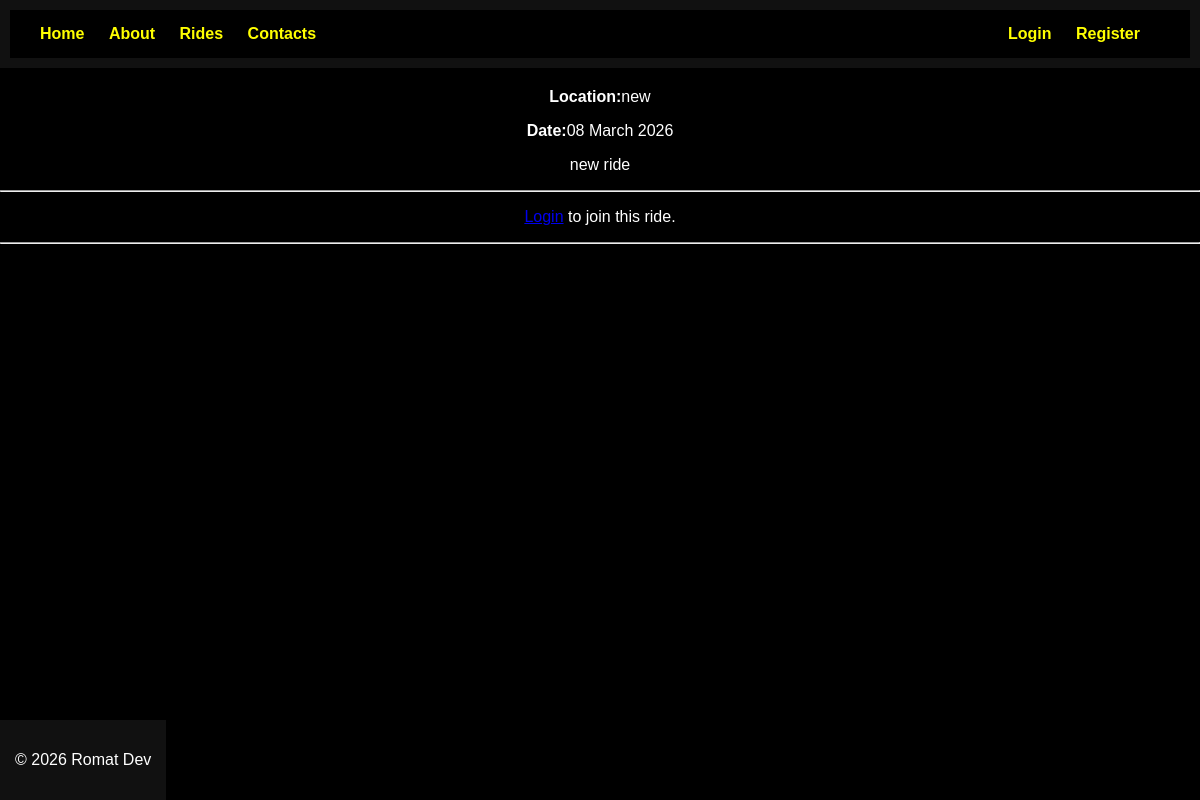
/ride/1, run on an earlier commit of the app's database.
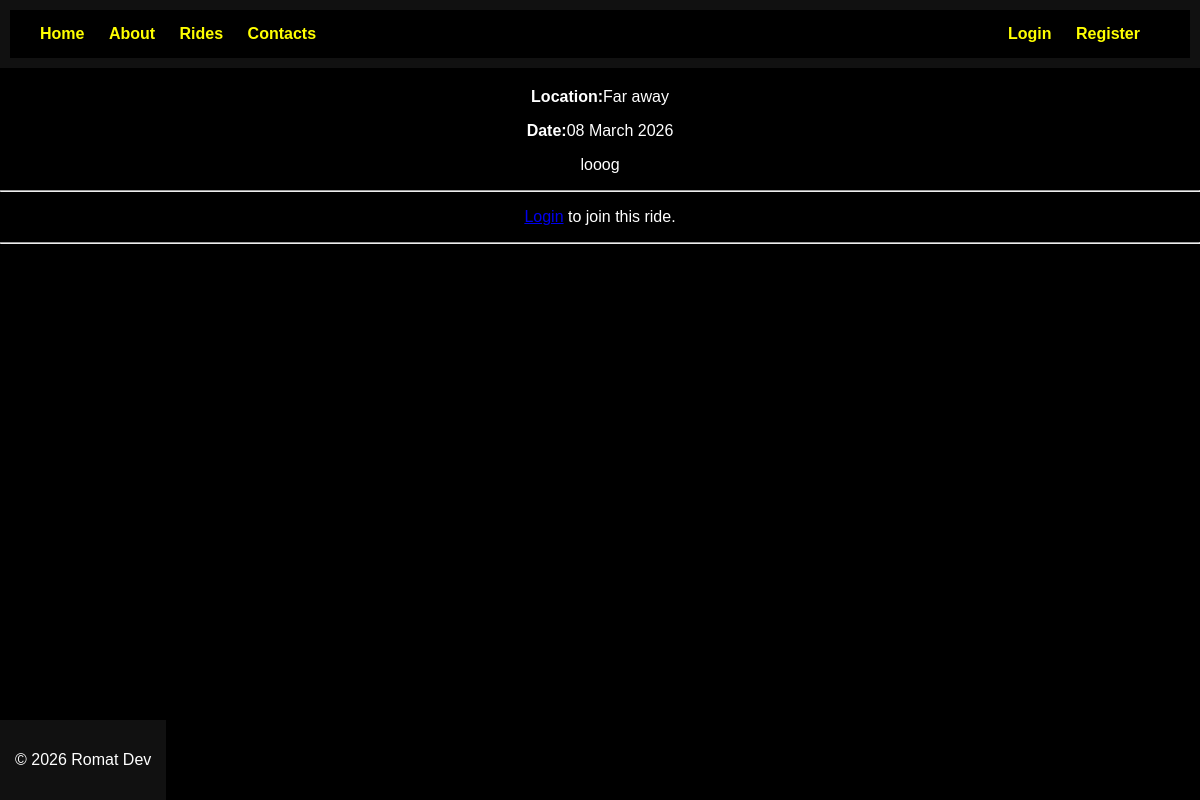
And on a later commit of the database.
### app.py (models this page shows)
class Ride(db.Model):
    id = db.Column(db.Integer, primary_key=True)
    title = db.Column(db.String(200))
    location = db.Column(db.String(200))
    ride_date = db.Column(db.String(100))
    description = db.Column(db.Text)
    created_by = db.Column(db.Integer)
    meeting_points = db.relationship(
        'MeetingPoint',
        backref='ride',
        cascade="all, delete-orphan"
    )
    participants = db.relationship(
        'RideParticipant',
        backref='ride',
        cascade='all, delete-orphan'
    )

### app.py (the view, shortened to what this page needs)
@app.route('/ride/<int:ride_id>', methods=['GET', 'POST'])
def ride_detail(ride_id):
    ride = Ride.query.get_or_404(ride_id)
    meeting_points = MeetingPoint.query.filter_by(ride_id=ride.id).all()
    participant = None
    if current_user.is_authenticated:
        participant = RideParticipant.query.filter_by(
            ride_id=ride.id,
            user_id=current_user.id
        ).first()
    participants = RideParticipant.query.filter_by(ride_id=ride.id).all()
    ride_participants = []
    for p in participants:
        user = User.query.get(p.user_id)
        ride_participants.append({
            'username': user.username,
            'meeting_point': p.meeting_point
        })
    return render_template(
        'ride_detail.html',
        ride=ride,
        meeting_points=meeting_points,
        participant=participant,
        ride_participants=ride_participants
    )

### templates/ride_detail.html (shortened to what this page needs)
{% extends 'base.html' %}
{% block content %}
<p><strong>Location:</strong>{{ ride.location }}</p>
<p><strong>Date:</strong>{{ ride.ride_date }}</p>
<p>{{ ride.description }}</p>
<hr>
{% if current_user.is_authenticated %}
    <h3>Join This Ride</h3>
    <form method="POST">
        {% for point in meeting_points %}
            <input type="radio"
                   name="meeting_point"
                   value="{{ point.location_name }}"
                   {% if participant and participant.meeting_point == point.location_name %}
                        checked
                    {% endif %}
                    required>
            {{ point.location_name}}
            <br>
        {% endfor %}
        <br>
        <button type="submit">
            {% if participant %}
                Update Meeting Point
            {% else %}
                Join Ride
            {% endif %}
        </button>
    </form>
    <br>
    {% if current_user.is_authenticated and current_user.role == "senior" %}
    <form method="POST"
          action="{{ url_for('delete_ride', ride_id=ride.id) }}"
          onsubmit="return confirm('Are you sure you want to delete this ride?');">
        <button type="submit" style="background-color:red; color:white;">
            Delete Ride
        </button>
    </form>
{% endif %}
{% else %}
    <p><a href="{{ url_for('login')}}">Login</a> to join this ride.</p>
{% endif %}
<hr>
{% endblock %}

What changed in the data, as far as the page shows it:
changed Ride: location "new" → "Far away"; description "new ride" → "looog"
